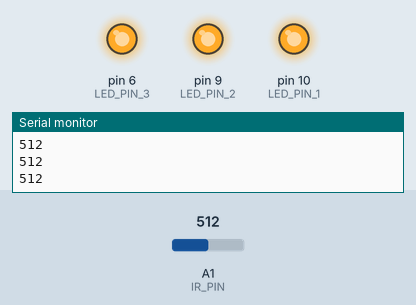
This sketch was run on a simulated Arduino Uno, built with avr-gcc and run on an emulated ATmega328P. On the bench: output pins drawn as LEDs (lit = HIGH), the last lines printed to the serial monitor. The inputs (shaded band) are chosen by the test bench; at power-on: A1 (IR_PIN) = 512.

Above: at 1.2 s.
1.3 s: A1 (IR_PIN) set to 487
At 2.2 s:
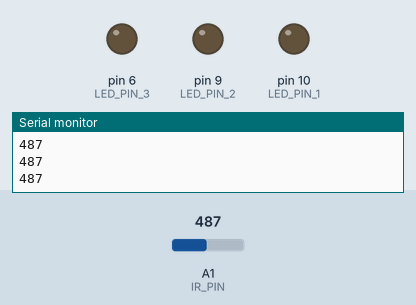
2.8 s: A1 (IR_PIN) set to 510
At 3.5 s:
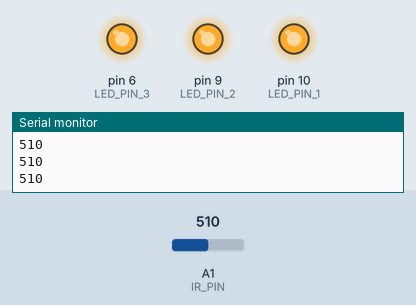
4.3 s: A1 (IR_PIN) set to 490
At 4.8 s:
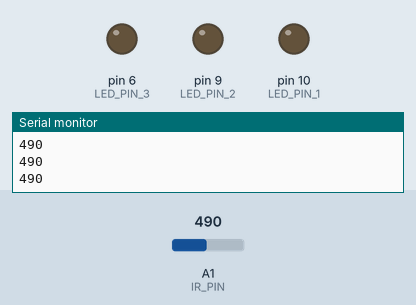
Timing chart, 0 to 7.3 s (numbered marks = the images above; inputs shaded):
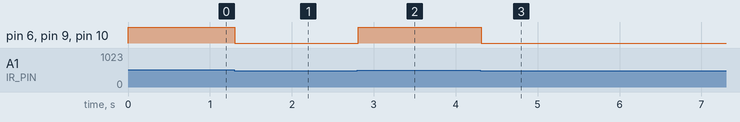

Measured:
- the behaviour switches between 501 and 500 on A1 (IR_PIN) (found by bisection; images 0 and 1)
- after the input at 1.3 s, pin 6 (LED_PIN_3), pin 9 (LED_PIN_2), pin 10 (LED_PIN_1): HIGH → LOW at once
- after the input at 2.8 s, pin 6 (LED_PIN_3), pin 9 (LED_PIN_2), pin 10 (LED_PIN_1): LOW → HIGH at once
- after the input at 4.3 s, pin 6 (LED_PIN_3), pin 9 (LED_PIN_2), pin 10 (LED_PIN_1): HIGH → LOW at once

The sketch:

IR_sensor.ino
```cpp
const int IR_PIN = A1; // LDR sensor connected to analog pin A0
const int LED_PIN_1 = 10; // first LED connected to digital pin 2
const int LED_PIN_2 = 9; // second LED connected to digital pin 3
const int LED_PIN_3 = 6; // third LED connected to digital pin 4
const int RESISTOR = 10000; // 10k resistor value in ohms

void setup() {
  pinMode(LED_PIN_1, OUTPUT);
  pinMode(LED_PIN_2, OUTPUT);
  pinMode(LED_PIN_3, OUTPUT);
  Serial.begin(9600);
}

void loop() {
  int sensorValue = analogRead(IR_PIN); // read the LDR sensor value
  Serial.println(sensorValue); // print the sensor value to the Serial Monitor

  if(sensorValue >500 ){ // check if sensor value is greater than 500
    digitalWrite(LED_PIN_1, HIGH); // turn on first LED
    digitalWrite(LED_PIN_2, HIGH); // turn on second LED
    digitalWrite(LED_PIN_3, HIGH); // turn on third LED
  } else {
    digitalWrite(LED_PIN_1, LOW); // turn off first LED
    digitalWrite(LED_PIN_2, LOW); // turn off second LED
    digitalWrite(LED_PIN_3, LOW); // turn off third LED
  }

  delay(100); // wait for 100 milliseconds
}
```
